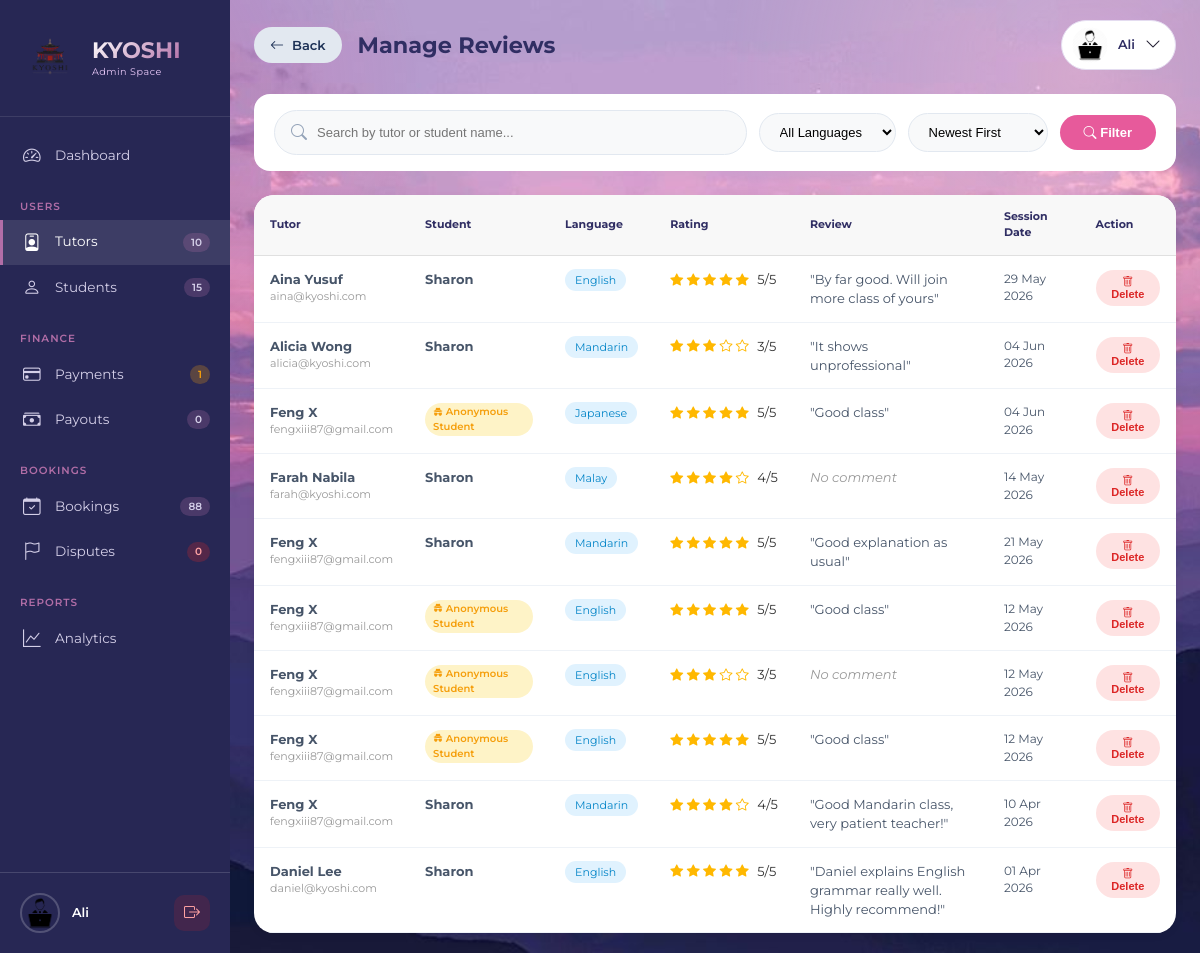
The app's page /php/admin_manage_reviews.php (signed in) with its own data.
### tables this page shows
CREATE TABLE `users` (
  `id` int(11) NOT NULL,
  `fullname` varchar(100) NOT NULL,
  `email` varchar(100) NOT NULL,
  `password` varchar(255) NOT NULL,
  `phone` varchar(30) DEFAULT NULL,
  `role` enum('student','tutor','admin') NOT NULL,
  `profile_pic` varchar(255) DEFAULT NULL,
  `created_at` timestamp NOT NULL DEFAULT current_timestamp(),
  `status` varchar(20) DEFAULT 'approved',
  `verification_token` varchar(255) DEFAULT NULL,
  `is_verified` tinyint(1) DEFAULT 0,
  `google_calendar_connected` tinyint(1) DEFAULT 0,
  `google_calendar_asked` tinyint(1) DEFAULT 0,
  `deactivated_at` datetime DEFAULT NULL,
  `deactivation_reason` text DEFAULT NULL,
  `first_promo_applied` tinyint(4) DEFAULT 0,
  `is_first_purchase` tinyint(4) DEFAULT 1,
  `promo_code_used` varchar(50) DEFAULT NULL
);

CREATE TABLE `ratings` (
  `id` int(11) NOT NULL,
  `booking_id` int(11) NOT NULL,
  `student_id` int(11) NOT NULL,
  `tutor_id` int(11) NOT NULL,
  `rating` int(11) NOT NULL,
  `comment` text DEFAULT NULL,
  `is_anonymous` tinyint(1) DEFAULT 0,
  `created_at` timestamp NOT NULL DEFAULT current_timestamp()
);

CREATE TABLE `bookings` (
  `id` int(11) NOT NULL,
  `student_id` int(11) NOT NULL,
  `tutor_id` int(11) NOT NULL,
  `language` varchar(50) NOT NULL,
  `learning_mode` enum('online','face_to_face') NOT NULL,
  `booking_date` date NOT NULL,
  `booking_time` time NOT NULL,
  `total_amount` decimal(10,2) DEFAULT 0.00,
  `status` enum('pending','accepted','confirmed','rescheduled','completed','cancelled','disputed') DEFAULT 'pending',
  `completed_at` datetime DEFAULT NULL,
  `auto_completed` tinyint(1) DEFAULT 0,
  `cancelled_by` enum('student','tutor','admin') DEFAULT NULL,
  `cancel_reason` text DEFAULT NULL,
  `meeting_location` varchar(255) DEFAULT NULL,
  `created_at` timestamp NOT NULL DEFAULT current_timestamp(),
  `notes` text DEFAULT NULL,
  `focus` varchar(255) DEFAULT NULL,
  `meeting_link` varchar(500) DEFAULT NULL,
  `link_provided_at` datetime DEFAULT NULL,
  `link_reminder_sent` tinyint(1) DEFAULT 0,
  `proficiency_level` varchar(20) DEFAULT 'beginner',
  `reminder_sent` tinyint(4) DEFAULT 0
);

### php/admin_manage_reviews.php (the view, shortened to what this page needs)
<?php
include 'config.php';
$assetBase = '../assets/img';
$adminID = $_SESSION['user_id'];
$stmt = $conn->prepare("SELECT * FROM users WHERE id = ? AND role = 'admin'");
$stmt->bind_param("i", $adminID);
$stmt->execute();
$admin = $stmt->get_result()->fetch_assoc();
$displayName = $admin['fullname'];
$profilePic = !empty($admin['profile_pic'])
    ? '../uploads/profiles/' . $admin['profile_pic']
    : $assetBase . '/profile-admin.png';
$search = $_GET['search'] ?? '';
$sort_by = $_GET['sort'] ?? 'newest';
$sql = "
    SELECT r.*,
           r.rating,
           r.comment,
           r.is_anonymous,
           r.created_at,
           u.fullname as tutor_name,
           u.email as tutor_email,
           u.profile_pic as tutor_pic,
           s.fullname as student_name,
           b.language,
           b.booking_date
    FROM ratings r
    JOIN users u ON r.tutor_id = u.id
    JOIN users s ON r.student_id = s.id
    JOIN bookings b ON r.booking_id = b.id
    WHERE 1=1
";
switch ($sort_by) {
    case 'newest':
    default:
        $sql .= " ORDER BY r.created_at DESC";
        break;
}
$reviews = $conn->query($sql);
$totalTutors = $conn->query("SELECT COUNT(*) as count FROM users WHERE role = 'tutor'")->fetch_assoc()['count'];
$totalStudents = $conn->query("SELECT COUNT(*) as count FROM users WHERE role = 'student'")->fetch_assoc()['count'];
$pendingPayments = $conn->query("SELECT COUNT(*) as count FROM payments WHERE status = 'pending'")->fetch_assoc()['count'];
$pendingDisputes = $conn->query("SELECT COUNT(*) as count FROM disputes WHERE status = 'pending'")->fetch_assoc()['count'];
$pendingPayouts = $conn->query("SELECT COUNT(*) as count FROM payout_requests WHERE status = 'pending'")->fetch_assoc()['count'] ?? 0;
$totalBookings = $conn->query("SELECT COUNT(*) as count FROM bookings")->fetch_assoc()['count'];
function e($value) {
    return htmlspecialchars($value ?? '', ENT_QUOTES, 'UTF-8');
}
?>
<!DOCTYPE html>
<html lang="en">
<head>
    <link rel="stylesheet" href="https://cdn.jsdelivr.net/npm/bootstrap-icons@1.13.1/font/bootstrap-icons.min.css">
    <link rel="stylesheet" href="../css/astyle.css">
</head>
<body>
<aside class="sidebar" id="sidebar">
    <div class="sidebar-header">
        <div class="brand-wrapper">
            <img src="<?= e($assetBase) ?>/logo.png" alt="Kyoshi" class="brand-icon">
            <div class="brand-title">
                <h1>KYOSHI</h1>
                <span class="admin-space-text">Admin Space</span>
            </div>
        </div>
    </div>
    <nav class="nav-menu">
        <div class="nav-section">
            <a href="admin_dashboard.php" class="nav-item">
                <i class="bi bi-speedometer2"></i><span>Dashboard</span>
            </a>
        </div>
        <div class="nav-section">
            <div class="nav-section-label">USERS</div>
            <a href="admin_tutor_actions.php" class="nav-item active">
                <i class="bi bi-person-badge"></i><span>Tutors</span>
                <span class="nav-badge"><?= $totalTutors ?></span>
            </a>
            <a href="admin_student_actions.php" class="nav-item">
                <i class="bi bi-person"></i><span>Students</span>
                <span class="nav-badge"><?= $totalStudents ?></span>
            </a>
        </div>
        <div class="nav-section">
            <div class="nav-section-label">FINANCE</div>
            <a href="admin_payments.php" class="nav-item">
                <i class="bi bi-credit-card"></i><span>Payments</span>
                <span class="nav-badge pending"><?= $pendingPayments ?></span>
            </a>
            <a href="admin_payouts.php" class="nav-item">
                <i class="bi bi-cash-stack"></i><span>Payouts</span>
                <span class="nav-badge"><?= $pendingPayouts ?></span>
            </a>
        </div>
        <div class="nav-section">
            <div class="nav-section-label">BOOKINGS</div>
            <a href="admin_bookings.php" class="nav-item">
            <i class="bi bi-calendar-check"></i><span>Bookings</span>
            <span class="nav-badge"><?= $totalBookings ?></span>
        </a>
            <a href="admin_disputes.php" class="nav-item">
                <i class="bi bi-flag"></i><span>Disputes</span>
                <span class="nav-badge dispute"><?= $pendingDisputes ?></span>
            </a>
        </div>
        <div class="nav-section">
            <div class="nav-section-label">REPORTS</div>
            <a href="admin_reports.php" class="nav-item">
                <i class="bi bi-graph-up"></i><span>Analytics</span>
            </a>
        </div>
    </nav>
    <div class="sidebar-footer">
        <div class="admin-info">
            <img src="<?= e($profilePic) ?>" alt="Admin" class="footer-avatar">
            <div class="admin-details">
                <span class="admin-name"><?= e($displayName) ?></span>
            </div>
        </div>
        <a href="logout.php" class="logout-icon" title="Logout">
            <i class="bi bi-box-arrow-right"></i>
        </a>
    </div>
</aside>
<div class="main-content" id="mainContent">
   <div class="top-bar">
    <div class="page-title">
        <div class="title-with-back">
            <a href="admin_tutor_actions.php" class="back-btn-desktop">
                <i class="bi bi-arrow-left"></i>
                <span>Back</span>
            </a>
            <h1>Manage Reviews</h1>
        </div>
    </div>
    <div class="relative">
        <div class="admin-profile" onclick="toggleDropdown()">
            <img src="<?= e($profilePic) ?>" alt="Admin">
            <span><?= e($displayName) ?></span>
            <i class="bi bi-chevron-down"></i>
        </div>
    </div>
</div>
    <?php
    $totalReviewsCount = $reviews->num_rows;
    $reviews->data_seek(0);
    $reviews->data_seek(0);
    ?>
    <form method="GET" class="filter-bar">
        <div class="search-box">
            <i class="bi bi-search"></i>
            <input type="text" name="search" placeholder="Search by tutor or student name..." value="<?= e($search) ?>">
        </div>
        <select name="language" class="filter-select">
            <option value="">All Languages</option>
        </select>
        <select name="sort" class="filter-select">
            <option value="newest" <?= $sort_by == 'newest' ? 'selected' : '' ?>>Newest First</option>
        </select>
        <button type="submit" class="filter-btn"><i class="bi bi-search"></i> Filter</button>
    </form>
    <div class="reviews-table-container">
        <?php if ($totalReviewsCount == 0): ?>
            <div class="empty-state">
                <i class="bi bi-chat-dots"></i>
                <p>No reviews found. <?= $search ? 'Try changing your search criteria.' : 'Reviews will appear here once students rate their sessions.' ?></p>
            </div>
        <?php else: ?>
            <table class="reviews-table">
                <thead>
                    <tr>
                        <th>Tutor</th>
                        <th>Student</th>
                        <th>Language</th>
                        <th>Rating</th>
                        <th>Review</th>
                        <th>Session Date</th>
                        <th>Action</th>
                    </tr>
                </thead>
                <tbody>
                    <?php while ($review = $reviews->fetch_assoc()): ?>
                        <tr>
                            <td>
                                <strong><?= e($review['tutor_name']) ?></strong>
                                <div style="font-size: 11px; color: #999;"><?= e($review['tutor_email']) ?></div>
                             </td>
                            <td>
                                <?php if ($review['is_anonymous']): ?>
                                    <span class="anonymous-badge"><i class="bi bi-incognito"></i> Anonymous Student</span>
                                <?php else: ?>
                                    <strong><?= e($review['student_name']) ?></strong>
                                <?php endif; ?>
                             </td>
                            <td><span style="background: #e0f2fe; color: #0284c7; padding: 4px 10px; border-radius: 20px; font-size: 11px;"><?= e($review['language']) ?></span></td>
                            <td>
                                <div class="rating-stars">
                                    <?php for ($i = 1; $i <= 5; $i++): ?>
                                        <i class="bi bi-star<?= $i <= $review['rating'] ? '-fill' : '' ?>"></i>
                                    <?php endfor; ?>
                                    <span style="margin-left: 5px; color: #333;"><?= $review['rating'] ?>/5</span>
                                </div>
                            </td>
                            <td style="max-width: 250px;">
                                <?php if ($review['comment']): ?>
                                    "<?= nl2br(e($review['comment'])) ?>"
                                <?php else: ?>
                                    <span style="color: #999; font-style: italic;">No comment</span>
                                <?php endif; ?>
                            </td>
                            <td style="font-size: 12px;"><?= date('d M Y', strtotime($review['booking_date'])) ?></td>
                            <td>
                                <button class="delete-btn" onclick="confirmDelete(<?= $review['id'] ?>, '<?= e(addslashes($review['tutor_name'])) ?>')">
                                    <i class="bi bi-trash"></i> Delete
                                </button>
                            </td>
                        </tr>
                    <?php endwhile; ?>
                </tbody>
            </table>
        <?php endif; ?>
    </div>
</div>
</body>
</html>

### css/astyle.css (style rules this page uses)
@media (min-width: 901px) { .admin-profile { display: flex !important; } }
@media (min-width: 901px) { .page-title { display: block !important; } }
.title-with-back { display: flex; align-items: center; gap: 16px; }
.back-btn-desktop { display: inline-flex; align-items: center; gap: 8px; background: #e2e8f0; color: #1d3156; padding: 8px 16px; border-radius: 40px; text-decoration: none; font-size: 13px; font-weight: 600; transition: all 0.2s ease; white-space: nowrap; }
.back-btn-desktop i { font-size: 14px; }

### records on screen
users: fullname "Ali"
ratings: tutor.fullname "Aina Yusuf", tutor.email "aina@kyoshi.com", student.fullname "Sharon", booking.language "English", rating "5", comment "By far good. Will join more class of yours", booking.booking_date "29 May 2026"
ratings: tutor.fullname "Alicia Wong", tutor.email "alicia@kyoshi.com", student.fullname "Sharon", booking.language "Mandarin", rating "3", comment "It shows unprofessional", booking.booking_date "04 Jun 2026"
ratings: tutor.fullname "Feng X", tutor.email "fengxiii87@gmail.com", is_anonymous 1 (drawn), booking.language "Japanese", rating "5", comment "Good class", booking.booking_date "04 Jun 2026"
ratings: tutor.fullname "Farah Nabila", tutor.email "farah@kyoshi.com", student.fullname "Sharon", booking.language "Malay", rating "4", comment "No comment", booking.booking_date "14 May 2026"
ratings: tutor.fullname "Feng X", tutor.email "fengxiii87@gmail.com", student.fullname "Sharon", booking.language "Mandarin", rating "5", comment "Good explanation as usual", booking.booking_date "21 May 2026"
ratings: tutor.fullname "Feng X", tutor.email "fengxiii87@gmail.com", is_anonymous 1 (drawn), booking.language "English", rating "5", comment "Good class", booking.booking_date "12 May 2026"
ratings: tutor.fullname "Feng X", tutor.email "fengxiii87@gmail.com", is_anonymous 1 (drawn), booking.language "English", rating "3", comment "No comment", booking.booking_date "12 May 2026"
ratings: tutor.fullname "Feng X", tutor.email "fengxiii87@gmail.com", is_anonymous 1 (drawn), booking.language "English", rating "5", comment "Good class", booking.booking_date "12 May 2026"
ratings: tutor.fullname "Feng X", tutor.email "fengxiii87@gmail.com", student.fullname "Sharon", booking.language "Mandarin", rating "4", comment "Good Mandarin class, very patient teacher!", booking.booking_date "10 Apr 2026"
ratings: tutor.fullname "Daniel Lee", tutor.email "daniel@kyoshi.com", student.fullname "Sharon", booking.language "English", rating "5", comment "Daniel explains English grammar really well. Highly recommend!", booking.booking_date "01 Apr 2026"

### other values on screen
$totalTutors "10"
$totalStudents "15"
$pendingPayments "1"
$pendingPayouts "0"
$totalBookings "88"
$pendingDisputes "0"
